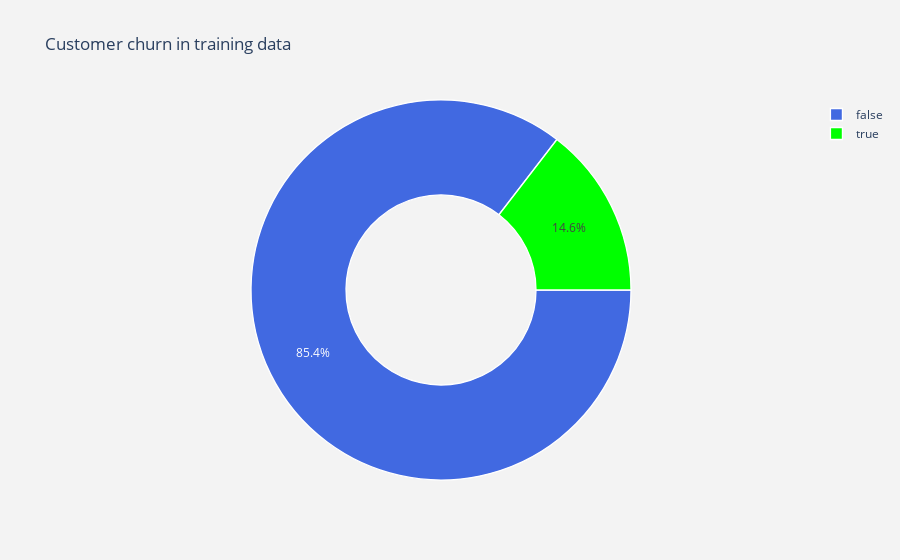

Notebook code cell kept with this figure:
### Markdown cell above
## b) Data visualizations

### Code cell
import plotly.graph_objects as go
import plotly.offline as py


trace = go.Pie(labels = df["Churn"].value_counts().keys().tolist(),
               values = df["Churn"].value_counts().values.tolist(),
               marker = dict(colors = ['royalblue','lime'],
                             line = dict(color = "white", width =  1.3)
                            ),
               rotation = 90,
               hoverinfo = "label+value+text",
               hole = .5
              )
layout = go.Layout(dict(title = "Customer churn in training data",
                        plot_bgcolor = "rgb(243,243,243)",
                        paper_bgcolor = "rgb(243,243,243)",
                       )
                  )
data = [trace]
fig = go.Figure(data = data, layout = layout)
py.iplot(fig)

### Figure 1 — Plotly figure (JSON) as saved in the notebook; plotly's stock layout.template omitted (floating-point values rounded to 4 significant figures)
{"data": [{"hole": 0.5, "hoverinfo": "label+value+text", "labels": [false, true], "marker": {"colors": ["royalblue", "lime"], "line": {"color": "white", "width": 1.3}}, "rotation": 90, "type": "pie", "values": [2278, 388]}], "layout": {"paper_bgcolor": "rgb(243,243,243)", "plot_bgcolor": "rgb(243,243,243)", "title": {"text": "Customer churn in training data"}}}
